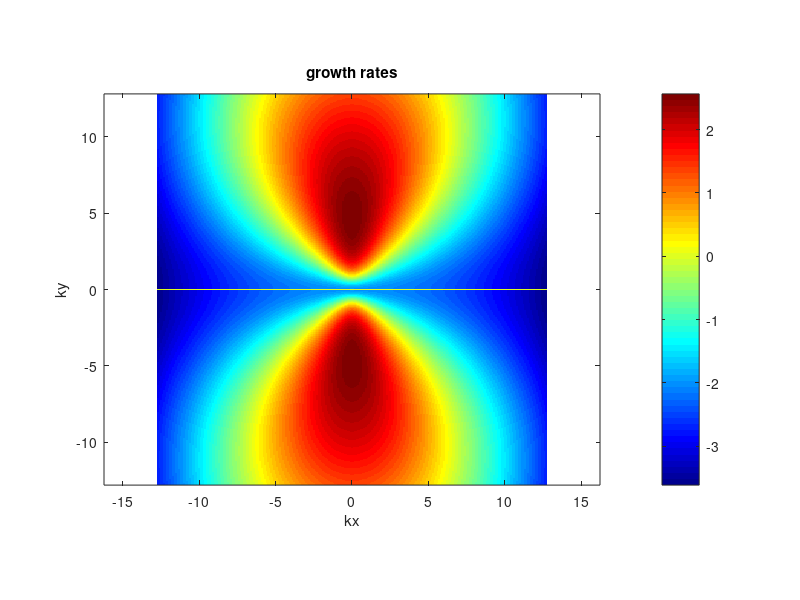
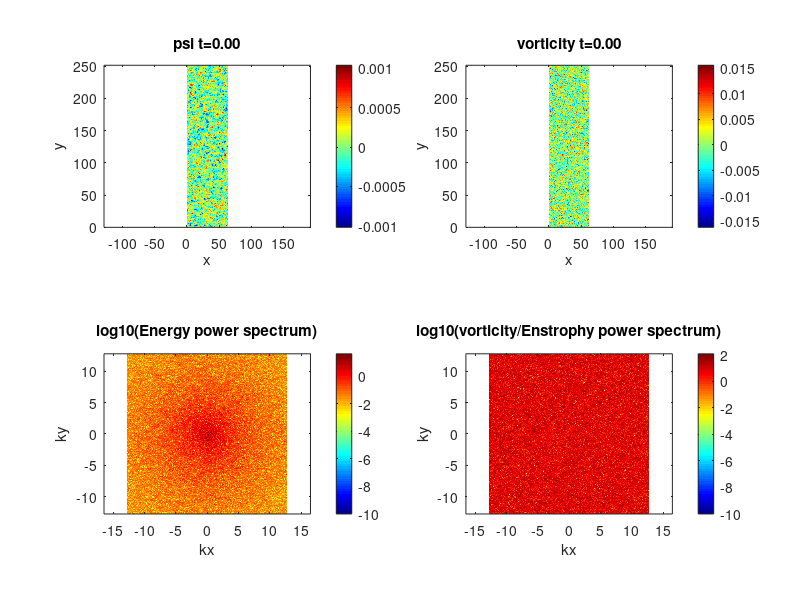
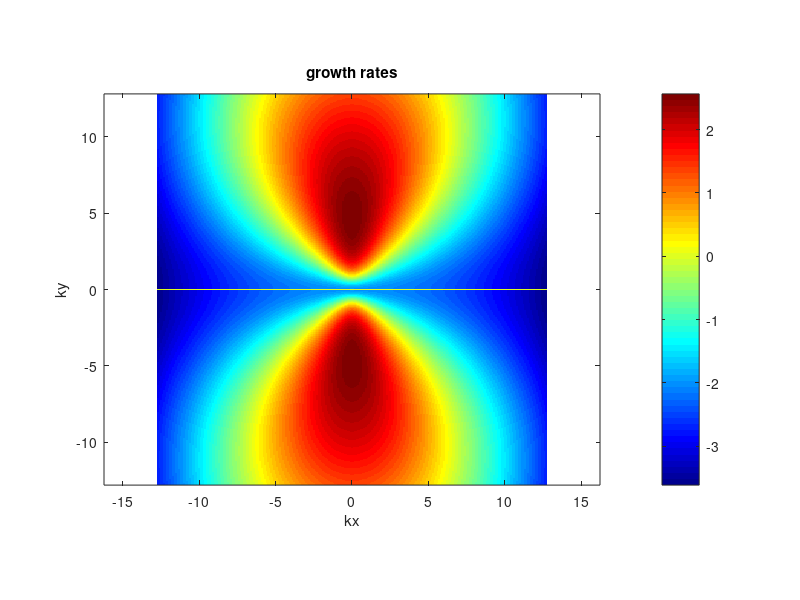

Source code (MATLAB) for these figures, in order: (Note: a time limit stopped this script after it produced the figures.)
function spectral_DS2d
%%%%%%%%%%%%%%%%%%%%%%%%%%%%%%%%%%%%%%%%%%%%%%%%%%%%%%%%%%%%%%%%%%%%%%%%%%%%%%%%%
% 1-field toy model of the Dimits shift. Similar to the Hasegawa-Mima           %
% equation or the Kuramoto-Sivashinsky equation.                                %
%                                                                               %
% Based off an MIT code originally made by Jean-Christophe Nave.                %
% Modified by Denis St-Onge                                                     %
%                                                                               %
% Laplacian(psi) = w                                                            %
% u = psi_y                                                                     %
% v =-psi_x                                                                     %
%%%%%%%%%%%%%%%%%%%%%%%%%%%%%%%%%%%%%%%%%%%%%%%%%%%%%%%%%%%%%%%%%%%%%%%%%%%%%%%%%
clear all;
mkdir('plots'); mkdir('data');
delete('log.txt');

scale=1;         % quick scale of the linear terms
mu   =scale*2;      % friction
nu   =scale*0.01; % viscosity
muZF =scale*1e-4; %scale*2*0; % zonal friction
nuZF =scale*0e-5; %scale*5.0e-4; % zonal viscosity
l    =scale*0;     % Landau-like damping
gamma=scale*5;   % linear drive 2.4203
HM=scale*0;		 % HM-type wave
TH=scale*0;      % Terry-Horton i delta
h=1;             % hyperviscosity factor
hZF=1;             % hyperviscosity factor
forcing=0; 		 % forcing magnitude
LX=2*pi*10;      % X scale
LY=2*pi*40;      % Y scale
NX_real=256;     % resolution in x
NY_real=1024;     % resolution in y
dt=1e-5;    % time step. Should start small as CFL updated can pick up the pace
pert_size=1e-2; % size of perturbation
TF=1000.0;   % final time
iF=2000000;  % final iteration, whichever occurs first
iRST=10000; % write restart dump
i_report=100;
en_print=100;
TSCREEN=2000; % sreen update interval time (NOTE: plotting is usually slow)
initial_condition='random';   %'simple vortices' 'vortices' 'random' or 'random w' 
AB_order=-3; % Adams Bashforth order 1,2,3, or 4 (3 more accurate, 2 possibly more stable) -1 = RK3
linear_term='exact'; % CN, BE, FE, or exact
simulation_type='NL'; % NL, QL, or L (nonlinear, quasilinear and linear respectively)
padding = true; % 3/2 padding, otherwise 2/3 truncation.
save_plots = true; % save plots to file
system_type='MHM'; % NS, HM, MHM
cfl_cadence=5;
cfl=0.4
max_dt=1e-2;
safety=0.8;
diagnostics=false;

%rng(707296708);
rng('shuffle');
s=rng;


% print log file.
diary('log.txt') 
diary on;

fig1=figure(1);
fig2=figure(2);

% ensure parameters get printed  to log.
fprintf('nu: %.05e  mu:%.05e gamma:%.05e\n',nu,mu,gamma);
fprintf('l: %.05e  HM:%.05e TH:%.05e\n',l,HM,TH);
fprintf('LX:%.02f LY:%.02f NX:%d NY:%d\n',LX, LY, NX_real, NY_real);
fprintf('h:%d scale:%d Tf:%.01f iF:%d\n',h, scale, TF, iF);
fprintf('hZF:%d muZF:%e nuZF:%e\n',hZF,muZF,nuZF);
fprintf('Nonlinear:%s padding:%d System:%s\n',simulation_type, padding,system_type);
fprintf('random seed:%d AB order:%d CFL step:%d\n',s.Seed, AB_order, cfl_cadence);
fprintf('safety:%f\n',safety);

energyFile=0; 
if(strcmp(initial_condition,'restart'))
    energyFile = fopen('energy.dat','a');
else
    energyFile = fopen('energy.dat','w');
end

fprintf(energyFile,'# [1] t  [2] dt  [3] energy  [4] enstrophy  [5] ZF    [6] DW    [7] flux\n');


NX=NX_real;
NY=NY_real;
if(padding)
    NX=3*NX/2;
    NY=3*NY/2;
end

dx=LX/NX;
dy=LY/NY;
dkx=2*pi/LX;
dky=2*pi/LY;
LXnum=0:dx:LX;
LYnum=0:dy:LY;

minkx= -(NX_real/2 - 1)*dkx;
maxkx=  (NX_real/2 - 1)*dkx;
minky= -(NY_real/2 - 1)*dky;
maxky=  (NY_real/2 - 1)*dky;
kxnum= minkx:dkx:maxkx;
kynum= minky:dky:maxky;

t=0.;
i=0;
k=0;
c1=0;
c2=0;
c3=0;
dt1=0;
dt2=0;
dt3=0;
w_hat=0; %this is our field.
I=sqrt(-1);

kx=dkx*I*ones(1,NY)'*(mod((1:NX)-ceil(NX/2+1),NX)-floor(NX/2)); % matrix of wavenumbers in x direction 
ky=dky*I*(mod((1:NY)'-ceil(NY/2+1),NY)-floor(NY/2))*ones(1,NX); % matrix of wavenumbers in y direction 

% Cutting of frequencies using the 2/3 rule. 
% Discard asymmetric N/2 term. Otherwise reality is not enforced.
dealias=abs(kx/dkx) <1/3*NX & abs(ky/dky) <1/3*NY;


ksquare=kx.^2+ky.^2;                                % Laplacian in Fourier space
ksquare(1,1)=-1; 
kmu = -(-1)^h*mu * ones(NY,NX)./(ksquare.^(h-1)) ;                            % drag force array
ksquare_viscous=-(-1)^h*nu*(ksquare.^h);            % Viscosity array

ksquare_poisson=ksquare - ones(NY, NX) + TH*ky;		% Poisson equation in Fourier space
if(strcmpi(system_type,'NS'))
    ksquare_poisson=ksquare;		% Poisson equation in Fourier space
end
ksquare_poisson(1,1)=-1;  % fixed Laplacian in Fourier space for Poisson's equation


gd = gamma * ky.^2./ksquare_poisson + HM*ky./ksquare_poisson;

zonal_part = zeros(NY,NX);
zonal_part(1,:) = zonal_part(1,:) + ones(1,NX);
fluct_part = ones(NY,NX) - zonal_part;

lin_growth = -kmu + ksquare_viscous + gd - l*abs(ky); % this is the linear growth rate used in computations


% No damping on zonal modes. Modified Poisson equation (proper adiabatic electron response)
if(strcmpi(system_type,'MHM'))
    kxzf = kx(1,:);
    lin_growth(1,:) = zeros(1,NX) - muZF*ones(1,NX) -(-1)^hZF*nuZF*(kxzf.^(2*hZF)) ;
    ksquare_poisson(1,:) = ksquare_poisson(1,:) + ones(1,NX);
	ksquare_poisson(1,1)=-1;
end
numel(find(lin_growth(:)>0))

lin_trunc = dealias.*lin_growth;
max_growth = max(lin_trunc(:))
max_rate = max(abs(lin_trunc(:)))
0.25/max_rate

lg2 = lin_growth.^2;
lg3 = lin_growth.^3;

% forcing stuff?
kf_min = 16*dkx;
dkf = 0.5*dkx;
forcing_base = abs(ksquare) <= (kf_min+dkf)^2 & abs(ksquare) >= kf_min^2;

% Define initial vorticity distribution
switch lower(initial_condition)
   case {'vortices'}
      [i,j]=meshgrid(1:NX,(1:NY));
      psi=exp(-((i*dkx-pi).^2+(j*dky-pi+pi/4).^2)/(0.2))+exp(-((i*dx-pi).^2+(j*dky-pi-pi/4).^2)/(0.2))-0.5*exp(-((i*dkx-pi-pi/4).^2+(j*dky-pi-pi/4).^2)/(0.4));
    case {'simple vortices'}
        [i,j]=meshgrid((1:NX)*(2*pi/NX),(1:NY)*(2*pi/NY));
        psi=1*sin(i).*cos(j).^2;    
    case {'random psi'}
      psi=pert_size*(2*rand(NX,NY) - 1);%normally 1e-3
      w_hat=ksquare_poisson.*fft2(psi);
    case {'random'}
      w=pert_size*(2*rand(NY,NX)-1);%normally 5e-2
      w_hat=fft2(w);
      w_hat(1,:)=zeros(1,NX);
      %w_hat=zonal_part.*w_hat;
    case {'waves'}
      [i,j]=meshgrid((1:NX)*(2*pi/NX),(1:NY)*(2*pi/NY));
      %w=20*sin(32*j) + 1e-1*cos(13*i);
      w=2e1*sin(32*j) + 5e-2*(2*rand(NY,NX)-1);
      w_hat=fft2(w);
      w_hat(1,:)=fluct_part.*w_hat;
    case {'restart'}
        fileID=fopen('restart.bin','r');
        t=fread(fileID,1,'double');
        dt=fread(fileID,1,'double');
        i=fread(fileID,1,'int');
        k=fread(fileID,1,'int');
        dt1=fread(fileID,1,'double');
        dt2=fread(fileID,1,'double');
        dt3=fread(fileID,1,'double');
        c1=fread(fileID,[NY NX],'double')+I*fread(fileID,[NY NX],'double');
        c2=fread(fileID,[NY NX],'double')+I*fread(fileID,[NY NX],'double');
        c3=fread(fileID,[NY NX],'double')+I*fread(fileID,[NY NX],'double');
        w_hat=fread(fileID,[NY NX],'double')+I*fread(fileID,[NY NX],'double');
        fclose(fileID);        
    otherwise
      disp('Unknown initial conditions !!!');
      return
end

if(padding) % ensure there's no energy in the padded region of k-space.
   w_hat=dealias.*w_hat;
end
w_hat(1,1)=0; % Gauge condition. Should be redundant.
w_hat0=w_hat; % Keep initial conditions for possible future diagnostics.


u=0;
v=0;
U_ZF=0;
force=zeros(NY,NX);
w2=w_hat;

if(save_plots) %plot growth rate contours
	plotgrowth()
end

tic
while t<TF && i<iF
    psi_hat = w_hat./ksquare_poisson;  % Solve Poisson's Equation
    if(any(isnan(w_hat(:)))) % Something really bad has happened.
        disp(sprintf('Divergence at iteration: %d',i));
        return;
    end
    if(mod(i,i_report)==0)
       disp(sprintf('iteration: %d    dt:%.02e     t:%.03e     step time:%.1d s',i,dt,t,toc)); 
       tic;
        diary off; %flush diary
		diary on;
    end
    if (mod(i,en_print)== 0) 
        outputEnergy();
    end
    
    if (mod(i,TSCREEN)== 0) 
        plotfunc();
    end
    
    if (mod(i,iRST) == 0)
        dump('restart.bin');
    end
    

    if(forcing ~= 0)
       force=calculate_forcing(); 
    end
    
    w_hat_new=0;
    conv_hat =0;
    % Compute the non-linear term
    if (AB_order < 0 ) % RK
        if(AB_order == -4)
	      w_hat_new = ETDRK4(w_hat);
        elseif(AB_order == -3)
	      w_hat_new = ETDRK3(w_hat);
        elseif(AB_order == -2)
	      w_hat_new = ETDRK2(w_hat);
        else
          exit();      
        end
    	if(mod(i+1,cfl_cadence)==0 && i > 3) % compute new timestep from CFL condition.
        	abs_u=abs(u);
        	abs_v=abs(v);
        	abs_ZF=abs(U_ZF);
        	maxV= max(abs_u(:)+abs_ZF(:))/dx + max(abs_v(:))/dy;
        	if(maxV>0)
           	 new_dt=1/maxV;
        	else
           	 new_dt=inf;
            end
            target_dt=min(cfl*new_dt,min(2.2*dt/safety,max_dt/safety));
            if(target_dt < dt)
                 disp('WARNING: New dt fell below safety.')
            end
            dt=max_dt/safety;        
            while dt > target_dt 
                dt=dt/2.0;
            end
            dt=safety*dt;
    	end
    else 
        conv_hat = calc_Nonlinear(w_hat,simulation_type);
         
     
    if(mod(i+1,cfl_cadence)==0 && i > 3) % compute new timestep from CFL condition.
        abs_u=abs(u);
        abs_v=abs(v);
        abs_ZF=abs(U_ZF);
        maxV= max(abs_u(:)+abs_ZF(:))/dx + max(abs_v(:))/dy;
        if(maxV>0)
            new_dt=1/maxV;
        else
            new_dt=inf;
        end
        target_dt=min(max(0.5*dt/safety,min(cfl*new_dt,1.1*dt/safety)),max_dt/safety);
        if(target_dt < dt)
            disp('WARNING: New dt fell below safety.')
        end
        dt=0.8*target_dt;
    end
    
    conv_hat = dealias.*(conv_hat + forcing*kf_min*force/sqrt(dt));
    
    L1=0;
    L2=0;
    w_prev=w_hat;
    
    A=1.0; B=0; C=0; D=0;
    w_hat_new = 0;
    if (i < 1 || AB_order == 1) %Forward-Euler to generate history. Should run a small time-step at first. 
    	 %do nothing w_hat_new = w_hat_new - L2.*conv_hat;
    elseif (i < 2 || AB_order == 2)
    	w1=dt1/dt;
    	A=(1.0 + 0.5*w1);
    	B=0.5*w1;
   	elseif (i < 3 || AB_order == 3)
    	w1=dt1/dt;
    	w2=dt2/dt;
    	A=(2.0 + 3.0*w2 + 6.0*w1*(1+w1+w2))/(6.0*w1*(w1+w2));
    	B=(2.0 + 3.0*w1 + 3.0*w2)/(6.0*w1*w2);
    	C=(2.0 + 3.0*w1)/(6.0*w2*(w1+w2));
     elseif (i < 4 || AB_order == 4)
        w1=dt1/dt;
        w2=dt2/dt;
        w3=dt3/dt;
        A=(3.0 + 8.0*w2 + 4.0*w3 + 6.0*(2*w1^3 + w2*(w2+w3) +2.0*w1*(1.0+w2)*(1.0+w2+w3) + w1^2*(3.0 + 4.0*w2+2*w3)));
        A=A/(12.0*w1*(w1+w2)*(w1+w2+w3));
        B=(3.0 + 6.0*(w1+w2)*(w1+w2+w3) + 4.0*(2.0*(w1+w2)+w3))/(12.0*w1*w2*(w2+w3));
        C=(3.0 + 6.0*w1*(w1+w2+w3)+4.0*(2.0*w1 + w2+w3))/(12.0*w2*(w1+w2)*w3);
        D=(3.0 + 6.0*w1*(w1+w2)+4.0*(2.0*w1 + w2))/(12.0*w3*(w2+w3)*(w1+w2+w3));
    end
  
    
    
    switch upper(linear_term)
        case {'CN'} %crank nicolson
            L1=(1 + 0.5*dt*lin_growth)./(1 - 0.5*dt*lin_growth);
            L2=dt./(1 - 0.5*dt*lin_growth);    
        case {'BE'} %backward euler
            L1=1.0./(1 - dt*lin_growth);
            L2=dt./(1 - dt*lin_growth);    
        case {'EXACT'}%exact
            L1=exp(dt*lin_growth);
            L2=dt*L1;   
            B=B.*exp((dt1)*lin_growth);
            C=C.*exp((dt1+dt2)*lin_growth);
            D=D.*exp((dt1+dt2+dt3)*lin_growth);
        otherwise
            disp('Unknown linear handling type.');
            return;
    end
    
    % Compute Solution at the next step
	% Implicitly solve the linear term with 2nd order Crank-Nicholson
    w_hat_new = L1.*w_prev;
    w_hat_new = w_hat_new - L2.*(A.*conv_hat - B.*c1 + C.*c2 - D.*c3);
  
    end
    t=t+dt;
    i=i+1;

    w_hat=w_hat_new;
    
    c3=c2;
    c2=c1;
    c1=conv_hat;
    
    dt3=dt2;
    dt2=dt1;
    dt1=dt;
end
fclose(energyFile);

%write final state 
fprintf('Simulation ended at time %.03e and iteration %d\n',t,i);
dump('final_state.bin');

if(strcmpi(simulation_type,'L') && diagnostics)
   w0f=w_hat0.*exp(t*lin_growth); 
   comp=abs(w_hat-w0f)./abs(w0f);
   fprintf('Maximum linear error:%e\n',max(comp(:)));
end

% SIMULATION ENDS HERE

%%----------------------------------%%
%% Helper Function Definitions      %% 
%%----------------------------------%%

	function f=calculate_forcing()
        f=zeros(NY,NX);
        for i1 = 1:NY
           for j1 = 1:NX
                if(forcing_base(i1,j1) ~=0 )
                    f(i1,j1) = randn(1);
                end    
           end
        end
	end

    function x=RK3(w_h)
        a =[8./15.,5./12.,0.75];
        b =[0,-17.0/60.0,-5.0/12.0];
        Fa =0.0;
        Fb =0.0;
        u_new=w_h;
        for j = 1:3 
            Fb = Fa;
            Fa = calc_Nonlinear(u_new,simulation_type);
            u_new = (1 + 0.5*(a(j)+b(j))*dt*lin_growth)./(1 - 0.5*(a(j)+b(j))*dt*lin_growth).*u_new;
            u_new = u_new + a(j)*Fa +b(j)*Fb;
        end
        x=u_new;
    end   

    function x=ETDRK4(w_h)
        u_new=w_h;
        persistent dto lg M r Q1 f1 f2 f3;
        if(isempty(dto))
           dto=-1;
           lg=lin_growth(:);
		   if(any(imag(lg(:))))
			   M=32;
			   r=exp(2*I*pi*((1:M)-0.5)/M);
		   else
			   M=16;
			   r=exp(I*pi*((1:M)-0.5)/M);
		   end
        end
        
        st=simulation_type;
        eh = exp(0.5*lin_growth*dt);
        e1 = exp(lin_growth*dt);

        if(dto ~= dt)
            LR=dt*lg(:,ones(M,1)) + r(ones(NY*NX,1),:);
            elr=exp(LR);
            Q1 =dt*real(mean(			 (exp(LR/2)-1)./LR							,2));
            f1 =dt*real(mean(		 (-4   -LR        +elr.*(4-3*LR+LR.^2))./LR.^3	,2));
            f2 =dt*real(mean(		( 2  +LR        +elr.*(-2+LR))./LR.^3			,2));
            f3 =dt*real(mean(		 (-4 -3*LR -LR.^2 +elr.*(4-LR))./LR.^3			,2));
            Q1=reshape(Q1,NY,NX);
            f1=reshape(f1,NY,NX);
            f2=reshape(f2,NY,NX);
            f3=reshape(f3,NY,NX);
            dto=dt;
        end
        A1 = -calc_Nonlinear(u_new,st);
        
        an = u_new.*eh + Q1.*A1;

        A2 = -calc_Nonlinear(an,st);
        
        bn = u_new.*eh + Q1.*A2;
      
        A3 = -calc_Nonlinear(bn,st);
        
        cn = u_new.*eh + Q1.*(2.0*A3-A1);
        
        A4 = -calc_Nonlinear(cn,st);
        
        dn = u_new.*e1 + (A1.*f1 + 2*(A2+A3).*f2 + A4.*f3); 
        
        x = dealias.*dn;   

    end   

    function x=ETDRK3(w_h)
        u_new=w_h;
        persistent dto lg M r Q1 Q2 f1 f2 f3;
        if(isempty(dto))
           dto=-1;
           lg=lin_growth(:);
		   if(any(imag(lg(:))))
			   M=32;
			   r=exp(2*I*pi*((1:M)-0.5)/M);
		   else
			   M=16;
			   r=exp(I*pi*((1:M)-0.5)/M);
		   end
        end
        
        st=simulation_type;
        eh = exp(0.5*lin_growth*dt);
        e1 = exp(lin_growth*dt);

        if(dto ~= dt)
            LR=dt*lg(:,ones(M,1)) + r(ones(NY*NX,1),:);
            elr=exp(LR);
            Q1 =dt*real(mean(			 (exp(LR/2)-1)./LR							,2));
            Q2 =dt*real(mean(			 (elr-1)./LR                                ,2));
            f1 =dt*real(mean(		 (-4   -LR        +elr.*(4-3*LR+LR.^2))./LR.^3	,2));
            f2 =dt*real(mean(		4*( 2  +LR        +elr.*(-2+LR))./LR.^3			,2));
            f3 =dt*real(mean(		 (-4 -3*LR -LR.^2 +elr.*(4-LR))./LR.^3			,2));
            Q1=reshape(Q1,NY,NX);
            Q2=reshape(Q2,NY,NX);
            f1=reshape(f1,NY,NX);
            f2=reshape(f2,NY,NX);
            f3=reshape(f3,NY,NX);
            dto=dt;
        end
        A1 = -calc_Nonlinear(u_new,st);
        
        an =     u_new.*eh + Q1.*A1;
      
        A2 = -calc_Nonlinear(an,st);
        
        bn = u_new.*e1 + Q2.*(2.0*A2-A1);
        
        A3 = -calc_Nonlinear(bn,st);
        
        cn = u_new.*e1 + (A1.*f1 + A2.*f2 + A3.*f3); 
        
        x = dealias.*cn;   

    end   

    function x=ETDRK2(w_h)
        u_new=w_h;
        persistent dto lg M r Q1 f1;
        if(isempty(dto))
           dto=-1;
           lg=lin_growth(:);
		   if(any(imag(lg(:))))
			   M=32;
			   r=exp(2*I*pi*((1:M)-0.5)/M);
		   else
			   M=16;
			   r=exp(I*pi*((1:M)-0.5)/M);
		   end
        end
        
        st=simulation_type;
        e1 = exp(lin_growth*dt);

        if(dto ~= dt)
            LR=dt*lg(:,ones(M,1)) + r(ones(NY*NX,1),:);
            elr=exp(LR);
            Q1 =dt*real(mean(			 (elr-1)./LR           ,2));
            f1 =dt*real(mean(		 (elr - 1 - LR)./LR.^2 ,2));
            Q1=reshape(Q1,NY,NX);
            f1=reshape(f3,NY,NX);
            dto=dt;
        end
        
        A1 = -calc_Nonlinear(u_new,st);
        
        an =     u_new.*e1 + Q1.*A1;
      
        A2 = -calc_Nonlinear(an,st);
        
        bn = an + Q2.*(A2-A1);
        
        x = dealias.*bn;   

    end   

    function infCheck(inver,name)
       if(any(isinf(inver(:))))
              disp(sprintf('%s infinity at iteration: %d',name, i));
       end
    end

    function nanCheck(inver,name)
       if(any(isnan(inver(:))))
              disp(sprintf('%s NaN at iteration: %d',name, i));
       end
    end

	function y=calc_Nonlinear(w_h,type)
    conv_hat = 0;
    psi_h = w_h./ksquare_poisson;  % Solve Poisson's Equation
	switch upper(type)
        	case {'NL'} %full non-linear
            	uhat = -ky.*psi_h;
            	vhat =  kx.*psi_h;
            	w_xhat = kx.*w_h;
            	w_yhat = ky.*w_h;
            
            	% dealiasing here truncates if not padded, other it has no effect
            	u  =real(ifft2(dealias.*uhat));      % Compute  y derivative of stream function ==> u
            	v  =real(ifft2(dealias.*vhat));      % Compute -x derivative of stream function ==> v
            	w_x=real(ifft2(dealias.*w_xhat));      % Compute  x derivative of vorticity
            	w_y=real(ifft2(dealias.*w_yhat));
            	conv     = u.*w_x + v.*w_y;         % evaluate the convective derivative (u,v).grad(w)   
            	conv_hat = fft2(conv);              % go back to Fourier space
      
        	case {'QL'} %quasi-linear
            	%for zonal part
            	uphat = -ky.*fluct_part.*psi_h;
            	vphat =  kx.*fluct_part.*psi_h;
        
            	%for fluctuation part
            	U_hat = kx.*zonal_part.*psi_h;
            	U_xxhat = (kx.^2).*U_hat;
            	w_yhat = ky.*fluct_part.*w_h;       
        
            	% dealiasing here truncates if not padded, other it has no effect
            	u    =real(ifft2(dealias.*uphat));      % Compute  y derivative of stream function ==> u
            	v    =real(ifft2(dealias.*vphat));      % Compute -x derivative of stream function ==> v
            	U_ZF =real(ifft2(dealias.*U_hat));      % Compute zonal velocity
            	U_xx =real(ifft2(dealias.*U_xxhat));      % Compute zonal velocity
            	w_y  =real(ifft2(dealias.*w_yhat));
            	conv_fluct = U_ZF.*w_y + u.*U_xx;         % evaluate the convective derivative (u,v).grad(w)   
            	conv_zonal = u.*v;         % evaluate the convective derivative (u,v).grad(w)       
            	conv_fluct_hat = fft2(conv_fluct);               % go back to Fourier space
            	conv_zonal_hat = fft2(conv_zonal);
            	conv_hat = fluct_part.*conv_fluct_hat + (kx.^2).*zonal_part.*conv_zonal_hat;
        	case {'L'}%full linear 
           	 %do nothing
            otherwise
           	 disp('Unknown simulation type.');
        	    return 
    end
    if(padding)
        conv_hat = dealias.*conv_hat;
    end
    y=conv_hat;
	end

	function plotgrowth()
    	subplot(1,1,1);
    	plotg=0;
    	f=randn(NY,NX).*forcing_base;
    	if(padding)
       		plotg=circshift(dealias.*lin_growth,[NY_real/2,NX_real/2]); 
       		plotg=plotg(2:NY_real,2:NX_real);
    	else
       		plotg=circshift(dealias.*lin_growth,[NY_real/2,NX_real/2]); 
       		plotg=plotg(2:NY_real,2:NX_real);
    	end
    	force=real(ifft2(f));
    	imagesc(kxnum,kynum,real(plotg)), axis equal tight, colorbar
    	%imagesc(kxnum,kynum,f), axis equal tight, colorbar
    	set(gca,'Ydir','Normal')
    	colormap(jet)
    	title('growth rates');    
    	xlabel('kx');
    	ylabel('ky');
    	if(save_plots)
        	saveas(gcf,'growth.png');
   		end
   		drawnow
    end
    function outputEnergy()
        diary off; %flush diary
		diary on;
        
        w_curr=w_hat;
        psi_curr=psi_hat;
     
        enstrophy = 0.5*w_curr.*conj(w_curr);
        energy = 0.5*real(-conj(psi_curr).*w_curr);
     %   flux = -0.5*real(psi_y.*(psi_y.*psi_y + psi_x.*psi_x  + psi.*psi));
             
        enstrophy_tot = sum(enstrophy(:))/(NX*NY)^2;
        energy_tot    = sum(energy(:))/(NX*NY)^2; 
        ZF_energy = sum(sum(zonal_part.*energy))/(NX*NY)^2;
        DW_energy = sum(sum(fluct_part.*energy))/(NX*NY)^2;
       % flux_tot = sum(flux(:))/(NX*NY);
        
        fprintf(energyFile,'%e %e %.15e %e %e %e \n',t,dt,energy_tot,enstrophy_tot,ZF_energy,DW_energy);
        
        
    end
    function plotfunc()
              % Go back in real space omega in real space for plotting
		diary off; %flush diary
		diary on;
        w_curr=w_hat;
        psi_curr=psi_hat;
        psi=real(ifft2(psi_curr));
        w=real(ifft2(w_curr)); 
     
        enstrophy = 0.5*w_curr.*conj(w_curr);
        energy = 0.5*real(-conj(psi_curr).*w_curr);                  
        
		%iso_spectrum(energy,enstrophy);

        if(padding)
           enstrophy=circshift(enstrophy,[NY_real/2,NX_real/2]); 
           enstrophy=enstrophy(2:NY_real,2:NX_real);
           energy=circshift(energy,[NY_real/2,NX_real/2]); 
           energy=energy(2:NY_real,2:NX_real);
        else
           enstrophy=circshift(enstrophy,[NY_real/2,NX_real/2]); 
           enstrophy=enstrophy(2:NY_real,2:NX_real);
           energy=circshift(energy,[NY_real/2,NX_real/2]); 
           energy=energy(2:NY_real,2:NX_real);
        end
      
        wlog=max(log10(enstrophy),-10);
        energylog=max(log10(energy),-10);
        set(0,'CurrentFigure',fig1);
        subplot(2,2,1)
        imagesc(LXnum,LYnum,psi), axis equal tight, colorbar
        set(gca,'Ydir','Normal')
        colormap(jet)
        title(sprintf('psi t=%.02f',t));
        xlabel('x');
        ylabel('y');
        subplot(2,2,2)
        imagesc(LXnum,LYnum,w), axis equal tight, colorbar
        title(sprintf('vorticity t=%.02f',t));
        set(gca,'Ydir','Normal')
        xlabel('x');
        ylabel('y');
        subplot(2,2,3)
        imagesc(kxnum,kynum, energylog), axis equal tight, colorbar
        title('log10(Energy power spectrum)');    
        set(gca,'Ydir','Normal')
        xlabel('kx');
        ylabel('ky');
        subplot(2,2,4)
        imagesc(kxnum,kynum,wlog), axis equal tight, colorbar
        set(gca,'Ydir','Normal')
        xlabel('kx');
        ylabel('ky');
        title('log10(vorticity/Enstrophy power spectrum)');    
        if(save_plots)
            saveas(gcf,sprintf('plots/fig_%d.png',k));
        end
        drawnow
        set(0,'CurrentFigure',fig2);
        if(1==1)
       %     kx_spec=energylog(NY_real/2,:);
       %     ky_spec=energylog(:,NX_real/2);
       %     kx_spec(NX_real/2)=0.5*(kx_spec(NX_real/2-1)+kx_spec(NX_real/2+1)); 
       %     ky_spec(NY_real/2)=0.5*(ky_spec(NY_real/2-1)+ky_spec(NY_real/2+1)); 
       %     [~,Ix] = max(kx_spec(:));
       %     [~,Iy] = max(ky_spec(:));
       %     if(diagnostics)
       %        disp(sprintf('%.10e %.10e',energy_tot,enstrophy_tot));
       %         disp(sprintf('Maximum DW mode:%.01f    Maximum ZF mode:%.01f',abs(kynum(Iy)), abs(kxnum(Ix))));
       %     end
       %     plot(kxnum,kx_spec,kynum,ky_spec);
       %     legend('Zonal (ky=0)','DW (kx=0)');
       %     title(sprintf('DW/Zonal energy spectrum t=%.02f',t));
       %     xlabel('k');
        else
            kxpos=0:dkx:maxkx;
            loglog(kxpos,radenergy(1:NX_real/2),kxpos,radenstrophy(1:NX_real/2));
            title(sprintf('Radial energy/enstrophy spectrum t=%.02f',t));
            legend('Energy','Enstrophy')
            xlabel('k'); 
        end
        drawnow
        if(save_plots)
            saveas(gcf,sprintf('plots/k_spec_%d.png',k));
        end
        k=k+1;
    end

    function iso_spectrum(energy,enstrophy)
        raden_arr=cat(2,sqrt(abs(ksquare(:))),energy(:),enstrophy(:));
        raden_arr=sortrows(raden_arr);
        radenergy=zeros(max(NX,NY),1);
        radenstrophy=zeros(max(NX,NY),1);
        ik_old=1;
        nk=0;
        counts=zeros(max(NX,NY),1);
        for n = 1:length(ksquare(:))
            ik=round(raden_arr(n,1)/min(dkx,dky)) + 1;
            radenergy(ik) = radenergy(ik) + raden_arr(n,2);
            radenstrophy(ik) = radenstrophy(ik) + raden_arr(n,3);
            if(ik~=ik_old)
                counts(ik_old) = nk;
                nk=0;
                ik_old=ik;
            end
            nk=nk+1;
        end    
        
        range =0:min(dkx,dky):sqrt(2)*max(maxkx,maxky);
        l=length(range);
        
        surface = 2*pi/min(dkx,dky);
        comp=surface*range./(counts(1:l).');
        
        kxpos=0:min(dkx,dky):max(maxkx,maxky);
        specFile = fopen(sprintf('data/rad_spec_%d.dat',k),'w');
        radenergy_comp = radenergy(1:l).*comp.';
        radenstrophy_comp = radenstrophy(1:l).*comp.';
        
		ZF_en = zeros(l);
        ZF_ens = zeros(l);
        ZF_en(1:(NX/2)) = energy(1,1:(NX/2));  	 
        ZF_ens(1:(NX/2)) = enstrophy(1,1:(NX/2));

		DW_en = zeros(l);
        DW_ens = zeros(l);
        DW_en(1:(NY/2)) = energy(1:(NY/2),1);  	 
        DW_ens(1:(NY/2)) = enstrophy(1:(NY/2),1);

        for n = 1:l
            fprintf(specFile,'%e %e %e %e %e %e %e\n',range(n),radenergy_comp(n),radenstrophy_comp(n),ZF_en(n),ZF_ens(n), DW_en(n),DW_ens(n));       
        end
        
        fclose(specFile); 
    end


    function dump(filename)
        fileID=fopen(filename,'w');
        fwrite(fileID,t,'double');
        fwrite(fileID,dt,'double');
        fwrite(fileID,i,'int');
        fwrite(fileID,k,'int');
        fwrite(fileID,dt1,'double');
        fwrite(fileID,dt2,'double');
        fwrite(fileID,dt3,'double');
        fwrite(fileID,real(c1),'double'); fwrite(fileID,imag(c1),'double');
        fwrite(fileID,real(c2),'double'); fwrite(fileID,imag(c2),'double');
        fwrite(fileID,real(c3),'double'); fwrite(fileID,imag(c3),'double');
        fwrite(fileID,real(w_hat),'double');fwrite(fileID,imag(w_hat),'double');
        fclose(fileID);
    end
end
